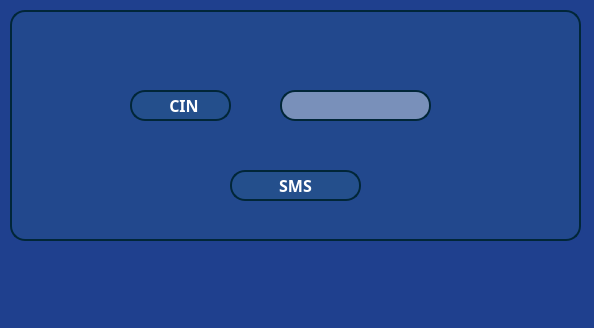
<?xml version="1.0" encoding="UTF-8"?>
<ui version="4.0">
 <class>Dialog_verriffication</class>
 <widget class="QDialog" name="Dialog_verriffication">
  <property name="geometry">
   <rect>
    <x>0</x>
    <y>0</y>
    <width>594</width>
    <height>328</height>
   </rect>
  </property>
  <property name="windowTitle">
   <string>Tayarni - Forgotten Password</string>
  </property>
  <property name="styleSheet">
   <string notr="true">QMessageBox {
                        background-color:#05187A;
                        }
QDialog {
                     background-color:#1F408E;
                     }
                        QScrollArea #scrollAreaWidgetContents {
                                     background-color:#05187A;
                                     }
                        QWidget#Home,#Create,#Read,#Update,#Delete {
                             background-color:#1F408E;
                             }
                    QLabel {
                         color:white;
                         }
QPushButton {
color: white;
border-radius: 15px;
border: 2px solid rgb(1, 38, 56);
background-color: rgba(255, 255, 255,100);
}
QPushButton:hover {
background-color: qlineargradient(spread:pad, x1:0, y1:0, x2:0, y2:1, stop:0 rgb(167, 218, 239), stop:1 rgb(47, 109, 139));
}</string>
  </property>
  <widget class="QGroupBox" name="LoginInfoUser">
   <property name="geometry">
    <rect>
     <x>10</x>
     <y>10</y>
     <width>571</width>
     <height>231</height>
    </rect>
   </property>
   <property name="styleSheet">
    <string notr="true">border-radius: 15px;
border: 2px solid rgb(1, 38, 56);
background-color: rgba(47, 109, 139,50);
</string>
   </property>
   <property name="title">
    <string/>
   </property>
   <widget class="QLineEdit" name="LECIN_ver">
    <property name="geometry">
     <rect>
      <x>270</x>
      <y>80</y>
      <width>151</width>
      <height>31</height>
     </rect>
    </property>
    <property name="styleSheet">
     <string notr="true">
border-radius: 15px;
border: 2px solid rgb(1, 38, 56);
background-color: rgba(255, 255, 255,100);
</string>
    </property>
   </widget>
   <widget class="QPushButton" name="pushButton">
    <property name="geometry">
     <rect>
      <x>220</x>
      <y>160</y>
      <width>131</width>
      <height>31</height>
     </rect>
    </property>
    <property name="font">
     <font>
      <family>Sitka</family>
      <pointsize>12</pointsize>
      <weight>75</weight>
      <italic>false</italic>
      <bold>true</bold>
     </font>
    </property>
    <property name="styleSheet">
     <string notr="true"/>
    </property>
    <property name="text">
     <string>SMS</string>
    </property>
   </widget>
   <widget class="QLabel" name="CIN_ver">
    <property name="geometry">
     <rect>
      <x>120</x>
      <y>80</y>
      <width>101</width>
      <height>31</height>
     </rect>
    </property>
    <property name="font">
     <font>
      <family>Sitka</family>
      <pointsize>12</pointsize>
      <weight>75</weight>
      <italic>false</italic>
      <bold>true</bold>
     </font>
    </property>
    <property name="text">
     <string>        CIN</string>
    </property>
   </widget>
  </widget>
  <widget class="QLabel" name="label">
   <property name="geometry">
    <rect>
     <x>420</x>
     <y>210</y>
     <width>201</width>
     <height>161</height>
    </rect>
   </property>
   <property name="styleSheet">
    <string notr="true">image: url(:/tayarni.png);</string>
   </property>
   <property name="text">
    <string/>
   </property>
  </widget>
 </widget>
 <resources/>
 <connections/>
</ui>
